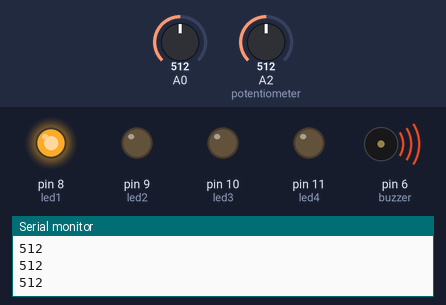
Simulated run of this sketch. Board: Arduino Uno, built with avr-gcc and run on an emulated ATmega328P. On the bench: output pins drawn as LEDs (lit = HIGH), buzzer (waves = sounding), the last lines printed to the serial monitor. The inputs (shaded band) are chosen by the test bench; at power-on: A0 = 512, A2 (potentiometer) = 512.

Above: at 1.2 s.
1.3 s: A0 set to 495
At 2.0 s:
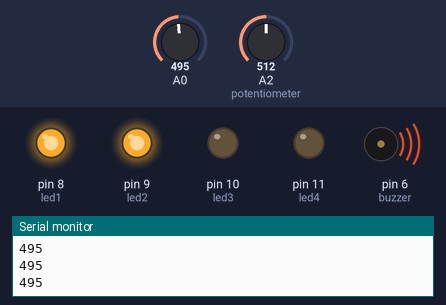
2.8 s: A0 set to 261
4.3 s: A0 set to 238
At 4.8 s:
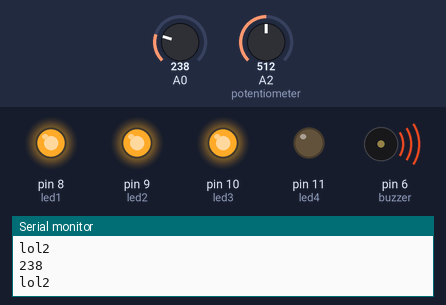
5.8 s: A0 set to 0
At 6.2 s:
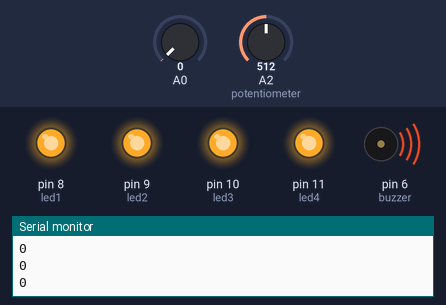
7.3 s: A0 set to 900
At 8.5 s:
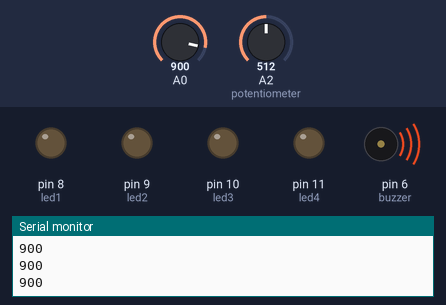
8.8 s: A0 set to 779
10.3 s: A0 set to 750
At 11.5 s:
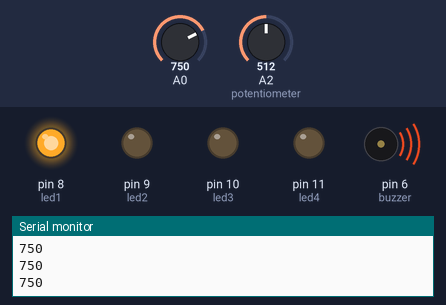
Timing chart, 0 to 12.8 s (numbered marks = the images above; inputs shaded):
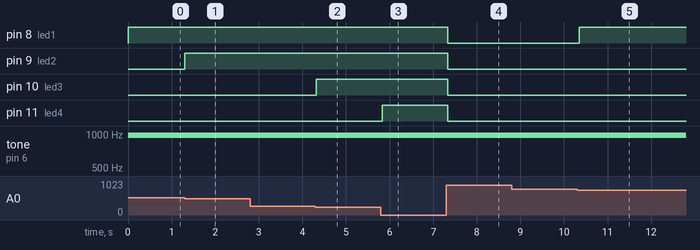

The sketch:

4.ino
```cpp
// 1- Tanuj Dave - 665028452
// 2- Lab 4
// 3- Description - make leds lit based on the amount of light received by the photoreceiver
// 4- Hardware working properly and lab demo circuit
// 5- https://create.arduino.cc/projecthub/SURYATEJA/use-a-buzzer-module-piezo-speaker-using-arduino-uno-89df45
// 6- Demo: 2/28/2022 4:05 pm grader: Huma Tejaswi

// declaring all the leds and buzzer
int led1 = 8;
int led2 = 9;
int led3 = 10;
int led4 = 11;
int buzzer = 6;

// a value to take input from analog
long int val = 0;

void setup() {
  // setting all the leds and buzzer pins for output
  pinMode(led1, OUTPUT);
  pinMode(led2, OUTPUT);
  pinMode(led3, OUTPUT);
  pinMode(led4, OUTPUT);
  pinMode(buzzer, OUTPUT);
  Serial.begin(9600);
}

void loop() {
  // put your main code here, to run repeatedly:
  val = analogRead(A0);
  Serial.println(val);

  // if no light all leds are lit
  if (val == 0) {
    digitalWrite(led1, HIGH);
    digitalWrite(led2, HIGH);
    digitalWrite(led3, HIGH);
    digitalWrite(led4, HIGH);
  } else if (val < 1023/4) { // if 1/4 of light received, light 3/4 leds
    digitalWrite(led1, HIGH);
    digitalWrite(led2, HIGH);
    digitalWrite(led3, HIGH);
    Serial.println("lol2");
  } else if (val < 1023/2) { // if 1/2 of light received, light 2/4 leds
    digitalWrite(led1, HIGH);
    digitalWrite(led2, HIGH);
    digitalWrite(led3, LOW);
    digitalWrite(led4, LOW);
  } else if (val < (3*1023)/4) { // if 3/4 of light received, light 1/4 leds
    digitalWrite(led1, HIGH);
    digitalWrite(led2, LOW);
    digitalWrite(led3, LOW);
    digitalWrite(led4, LOW);
  } else {  // if max light received, light 0/4 leds
    digitalWrite(led1, LOW);
    digitalWrite(led2, LOW);
    digitalWrite(led3, LOW);
    digitalWrite(led4, LOW);
  }

  val = analogRead(A2); // take input from potentiometer

  analogWrite(buzzer, val/10); // make buzzer output vary (did /10 to make it more sensitive)

  delay(100); // delay
}
```

Measured:
- the behaviour switches between 511 and 510 on A0 (found by bisection; images 0 and 1)
- the behaviour switches between 255 and 254 on A0 (found by bisection; images 1 and 2)
- the behaviour switches between 767 and 766 on A0 (found by bisection; images 4 and 5)
- after the input at 1.3 s, pin 9 (led2): LOW → HIGH at once
- after the input at 4.3 s, pin 10 (led3): LOW → HIGH at once
- after the input at 5.8 s, pin 11 (led4): LOW → HIGH at once
- after the input at 7.3 s, pin 8 (led1), pin 9 (led2), pin 10 (led3), pin 11 (led4): HIGH → LOW at once
- after the input at 10.3 s, pin 8 (led1): LOW → HIGH after 0.05 s
